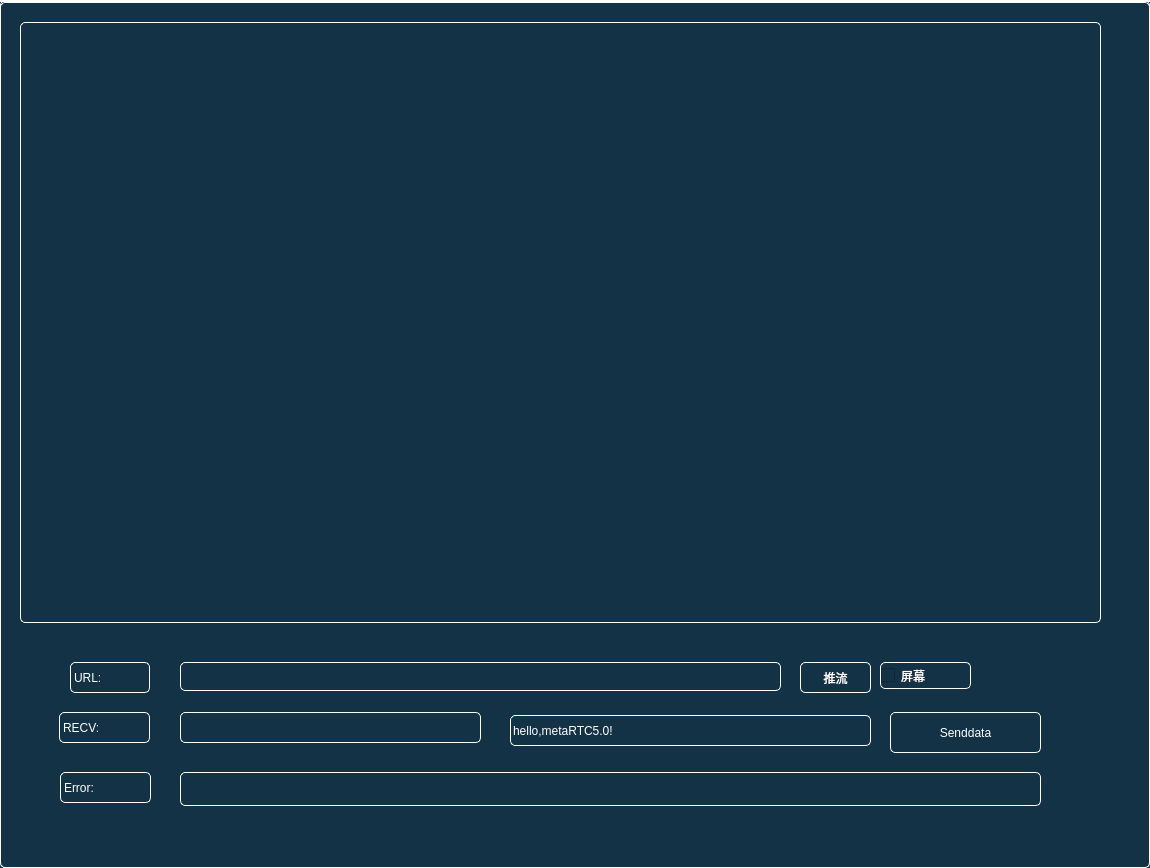
<?xml version="1.0" encoding="UTF-8"?>
<ui version="4.0">
 <class>RecordMainWindow</class>
 <widget class="QMainWindow" name="RecordMainWindow">
  <property name="geometry">
   <rect>
    <x>0</x>
    <y>0</y>
    <width>1150</width>
    <height>868</height>
   </rect>
  </property>
  <property name="windowTitle">
   <string>Webrtc推流demo</string>
  </property>
  <property name="styleSheet">
   <string notr="true">QWidget, QLabel{
                        color:white;
                        border: 1px solid white;
                        padding:0;
                        border-radius:5px;
							background-color:rgb(20,50,70);
                      /**  background-color:rgba(250,170,0,150);**/
  }

/*TabWidget*/
QTabWidget{
/*给tabwidget设置etAttribute(Qt::WA_StyledBackground)*/
border: 1px solid white;
background-color:rgb(20,50,70);
}
QTabWidget::tab-bar{
alignment:left;
left:1px;
}
QTabWidget::pane { 
/*background-color:rgb(20,50,70);*/
border:1px solid white;
} 
QTabBar{
/*只有有按钮的地方才是tabbar，空白处是tabwidget的*/
background-color:white;
}
QTabBar::tab{/*页签*/
min-height:28px;
padding:0 10px;
border:0;
margin:1px 1px 0 0;
background-color:rgb(20,50,70);
}
QTabBar::tab:first{
margin-left:1px;
}
QTabBar::tab:hover{
color:cyan;
}
QTabBar::tab:selected{
background-color: rgb(20, 100, 150);
}
QTabBar::tab:selected:hover{
}

QTabBar::tear{
}
QTabBar::scroller{
}
QMenu {
     background-color: rgb(20,50,70); /* sets background of the menu 设置整个菜单区域的背景色，我用的是白色：white*/
     border: 1px solid white;/*整个菜单区域的边框粗细、样式、颜色*/
 }
  
 QMenu::item {
     /* sets background of menu item. set this to something non-transparent
         if you want menu color and menu item color to be different */
     background-color: transparent;
     padding:8px 32px;/*设置菜单项文字上下和左右的内边距，效果就是菜单中的条目左右上下有了间隔*/
     margin:0px 8px;/*设置菜单项的外边距*/
     border-bottom:1px solid #DBDBDB;/*为菜单项之间添加横线间隔*/
 }
  
 QMenu::item:selected { /* when user selects item using mouse or keyboard */
     background-color: #2dabf9;/*这一句是设置菜单项鼠标经过选中的样式*/
 }</string>
  </property>
  <widget class="QWidget" name="centralwidget">
   <widget class="QPushButton" name="m_b_rec">
    <property name="geometry">
     <rect>
      <x>800</x>
      <y>660</y>
      <width>71</width>
      <height>31</height>
     </rect>
    </property>
    <property name="text">
     <string>推流</string>
    </property>
   </widget>
   <widget class="QFrame" name="vdMain">
    <property name="geometry">
     <rect>
      <x>20</x>
      <y>20</y>
      <width>1081</width>
      <height>601</height>
     </rect>
    </property>
    <property name="frameShape">
     <enum>QFrame::StyledPanel</enum>
    </property>
    <property name="frameShadow">
     <enum>QFrame::Raised</enum>
    </property>
   </widget>
   <widget class="QCheckBox" name="m_c_screen">
    <property name="geometry">
     <rect>
      <x>880</x>
      <y>660</y>
      <width>91</width>
      <height>27</height>
     </rect>
    </property>
    <property name="text">
     <string>屏幕</string>
    </property>
   </widget>
   <widget class="QLabel" name="m_l_url">
    <property name="geometry">
     <rect>
      <x>70</x>
      <y>660</y>
      <width>80</width>
      <height>31</height>
     </rect>
    </property>
    <property name="text">
     <string>URL:</string>
    </property>
   </widget>
   <widget class="QLineEdit" name="m_url">
    <property name="geometry">
     <rect>
      <x>180</x>
      <y>660</y>
      <width>601</width>
      <height>29</height>
     </rect>
    </property>
   </widget>
   <widget class="QLineEdit" name="m_t_data">
    <property name="geometry">
     <rect>
      <x>510</x>
      <y>713</y>
      <width>361</width>
      <height>31</height>
     </rect>
    </property>
    <property name="text">
     <string>hello,metaRTC5.0!</string>
    </property>
   </widget>
   <widget class="QPushButton" name="m_b_senddc">
    <property name="geometry">
     <rect>
      <x>890</x>
      <y>710</y>
      <width>151</width>
      <height>41</height>
     </rect>
    </property>
    <property name="text">
     <string>Senddata</string>
    </property>
   </widget>
   <widget class="QLabel" name="m_l_recv">
    <property name="geometry">
     <rect>
      <x>180</x>
      <y>710</y>
      <width>301</width>
      <height>31</height>
     </rect>
    </property>
    <property name="text">
     <string/>
    </property>
   </widget>
   <widget class="QLabel" name="m_l_url_2">
    <property name="geometry">
     <rect>
      <x>59</x>
      <y>710</y>
      <width>91</width>
      <height>31</height>
     </rect>
    </property>
    <property name="text">
     <string>RECV:</string>
    </property>
   </widget>
   <widget class="QLabel" name="m_l_err">
    <property name="geometry">
     <rect>
      <x>180</x>
      <y>770</y>
      <width>861</width>
      <height>34</height>
     </rect>
    </property>
    <property name="text">
     <string/>
    </property>
   </widget>
   <widget class="QLabel" name="m_l_url_3">
    <property name="geometry">
     <rect>
      <x>60</x>
      <y>770</y>
      <width>91</width>
      <height>31</height>
     </rect>
    </property>
    <property name="text">
     <string>Error:</string>
    </property>
   </widget>
  </widget>
  <widget class="QMenuBar" name="menubar">
   <property name="geometry">
    <rect>
     <x>0</x>
     <y>0</y>
     <width>1150</width>
     <height>50</height>
    </rect>
   </property>
  </widget>
 </widget>
 <resources/>
 <connections/>
</ui>
